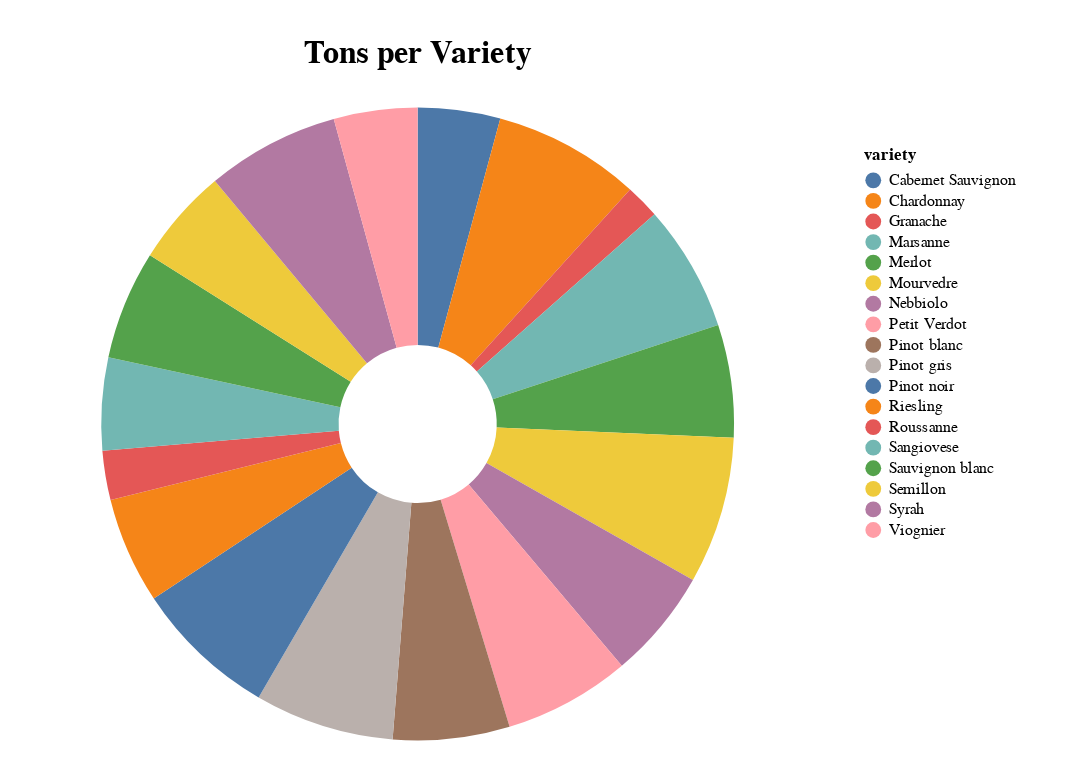

Write notebook code for a chart like this one.
### Code cell
donut_chart(grape_buyers_tons_per_variety, "variety", "tons")

### Figure 1 — Vega-Lite specification as saved in the notebook (floating-point values rounded to 4 significant figures)
{"config": {"view": {"continuousWidth": 400, "continuousHeight": 300, "stroke": "#FFF"}, "legend": {"padding": 24}, "title": {"fontSize": 20, "offset": 24}}, "data": {"name": "data-877f2c3e8d82e619846a7fb049b126c4"}, "mark": {"type": "arc", "innerRadius": 50}, "encoding": {"color": {"field": "variety", "type": "nominal"}, "theta": {"field": "tons", "type": "quantitative"}, "tooltip": [{"field": "tons", "type": "quantitative"}, {"field": "variety", "type": "nominal"}]}, "height": 400, "padding": 24, "title": "Tons per Variety", "width": 480, "$schema": "https://vega.github.io/schema/vega-lite/v4.17.0.json", "datasets": {"data-877f2c3e8d82e619846a7fb049b126c4": [{"variety": "Cabernet Sauvignon", "tons": 325}, {"variety": "Chardonnay", "tons": 580}, {"variety": "Granache", "tons": 135}, {"variety": "Marsanne", "tons": 500}, {"variety": "Merlot", "tons": 445}, {"variety": "Mourvedre", "tons": 580}, {"variety": "Nebbiolo", "tons": 435}, {"variety": "Petit Verdot", "tons": 500}, {"variety": "Pinot blanc", "tons": 460}, {"variety": "Pinot gris", "tons": 550}, {"variety": "Pinot noir", "tons": 565}, {"variety": "Riesling", "tons": 420}, {"variety": "Roussanne", "tons": 195}, {"variety": "Sangiovese", "tons": 365}, {"variety": "Sauvignon blanc", "tons": 430}, {"variety": "Semillon", "tons": 385}, {"variety": "Syrah", "tons": 525}, {"variety": "Viognier", "tons": 330}]}}
